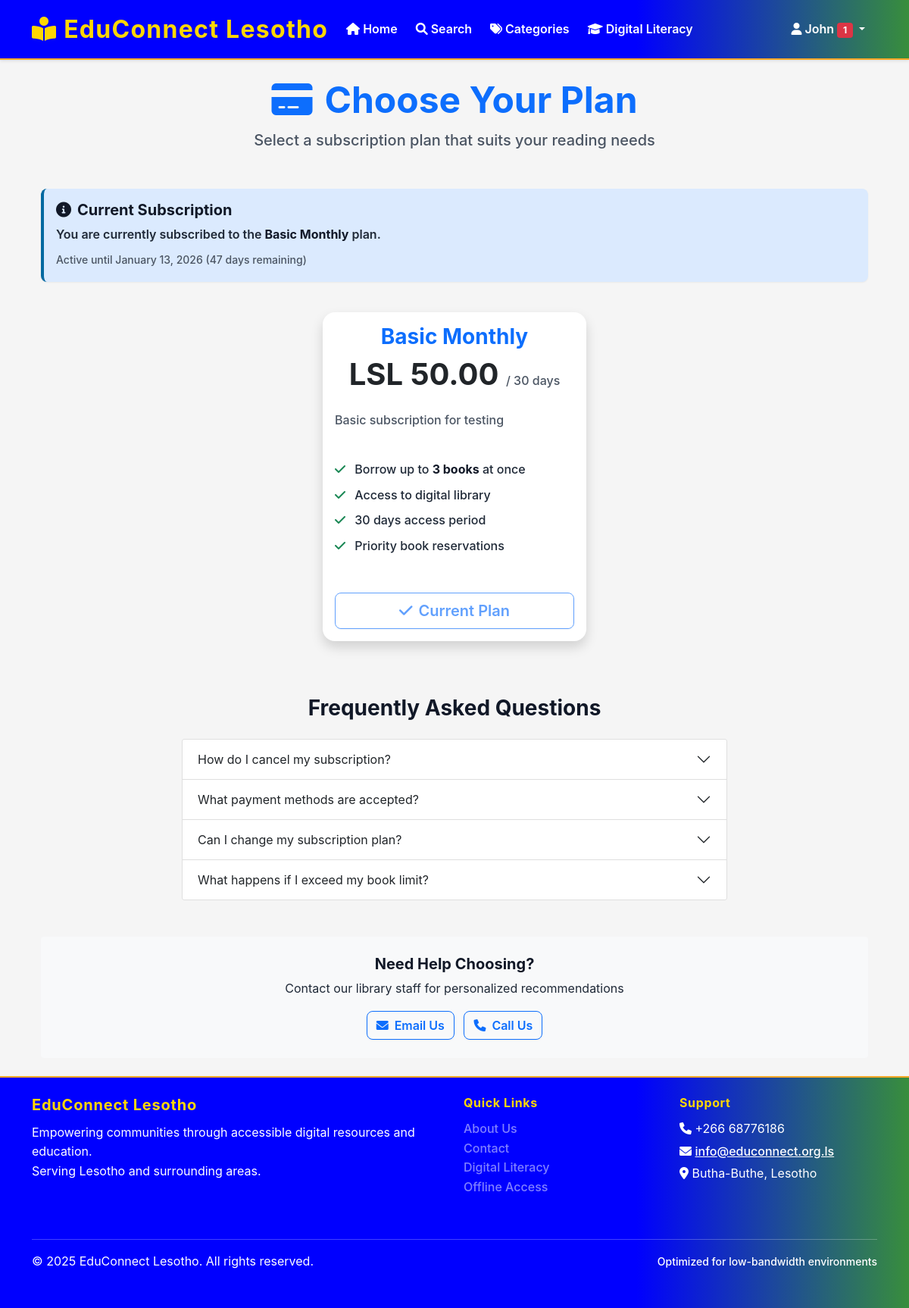
/subscription/plans (signed in), run on the app's committed database.
### app/models/user.py (models this page shows, shortened)
class User(UserMixin, db.Model):
    __tablename__ = 'users'
    id = db.Column(db.Integer, primary_key=True)
    username = db.Column(db.String(100), unique=True, nullable=False, index=True)
    email = db.Column(db.String(255), unique=True, nullable=False, index=True)
    password_hash = db.Column(db.String(255), nullable=False)
    first_name = db.Column(db.String(100), nullable=False)
    last_name = db.Column(db.String(100), nullable=False)
    phone_number = db.Column(db.String(20))
    address = db.Column(db.Text)
    district = db.Column(db.String(50), default='Butha-Buthe', index=True)
    profile_image = db.Column(db.String(500))  # Path to profile image
    role_id = db.Column(db.Integer, db.ForeignKey('user_roles.id'), nullable=False)
    is_active = db.Column(db.Boolean, default=True)
    email_verified = db.Column(db.Boolean, default=False)
    created_at = db.Column(db.DateTime, default=datetime.utcnow)
    updated_at = db.Column(db.DateTime, default=datetime.utcnow, onupdate=datetime.utcnow)
    last_login = db.Column(db.DateTime)
    borrowing_transactions = db.relationship('BorrowingTransaction', foreign_keys='BorrowingTransaction.user_id', backref='user', lazy='dynamic')
    digital_downloads = db.relationship('DigitalDownload', backref='user', lazy='dynamic')
    offline_tokens = db.relationship('OfflineToken', backref='user', lazy='dynamic')
    reading_sessions = db.relationship('ReadingSession', backref='user', lazy='dynamic')
    notifications = db.relationship('Notification', backref='user', lazy='dynamic')
    book_reservations = db.relationship('BookReservation', backref='user', lazy='dynamic')
    book_reviews = db.relationship('BookReview', backref='user', lazy='dynamic')
    literacy_progress = db.relationship('LiteracyProgress', backref='user', lazy='dynamic')
    favorites = db.relationship('Book', secondary='user_favorites', backref='favorited_by', lazy='dynamic')
    def is_admin(self):
        return self.role.role_name == 'admin'
    def is_librarian(self):
        return self.role.role_name in ['admin', 'librarian']
    def get_current_subscription(self):
        from app.models.subscription import UserSubscription
        return UserSubscription.query.filter_by(
            user_id=self.id,
            is_active=True
        ).filter(
            UserSubscription.end_date > datetime.utcnow()
        ).first()

### app/models/subscription.py (models this page shows, shortened)
class SubscriptionPlan(db.Model):
    __tablename__ = 'subscription_plans'
    id = db.Column(db.Integer, primary_key=True)
    name = db.Column(db.String(100), nullable=False, unique=True)
    description = db.Column(db.Text)
    price = db.Column(Numeric(10, 2), nullable=False)
    duration_days = db.Column(db.Integer, nullable=False)  # Duration in days
    max_books = db.Column(db.Integer, nullable=False, default=1)  # Max books that can be borrowed at once
    is_active = db.Column(db.Boolean, default=True)
    created_at = db.Column(db.DateTime, default=datetime.utcnow)
    subscriptions = db.relationship('UserSubscription', backref='plan', lazy=True)

class UserSubscription(db.Model):
    __tablename__ = 'user_subscriptions'
    id = db.Column(db.Integer, primary_key=True)
    user_id = db.Column(db.Integer, db.ForeignKey('users.id'), nullable=False)
    plan_id = db.Column(db.Integer, db.ForeignKey('subscription_plans.id'), nullable=False)
    start_date = db.Column(db.DateTime, nullable=False, default=datetime.utcnow)
    end_date = db.Column(db.DateTime, nullable=False)
    is_active = db.Column(db.Boolean, default=True)
    auto_renew = db.Column(db.Boolean, default=False)
    created_at = db.Column(db.DateTime, default=datetime.utcnow)
    @property
    def is_expired(self):
        return datetime.utcnow() > self.end_date
    @property
    def days_remaining(self):
        if self.is_expired:
            return 0
        return (self.end_date - datetime.utcnow()).days

### app/routes/subscription.py (the view)
@subscription_bp.route('/plans')
@login_required
def plans():
    plans = SubscriptionPlan.query.filter_by(is_active=True).order_by(SubscriptionPlan.price).all()
    current_subscription = current_user.get_current_subscription()
    from app.forms import CSRFOnlyForm
    csrf_forms = [CSRFOnlyForm() for _ in plans]
    return render_template('subscription/plans.html',
                         plans=plans,
                         current_subscription=current_subscription,
                         csrf_forms=csrf_forms)

### app/templates/subscription/plans.html (shortened to what this page needs)
{% extends "base.html" %}
{% block content %}
<div class="container mt-4">
    <div class="row">
        <div class="col-12">
            <div class="text-center mb-5">
                <h1 class="display-5 fw-bold text-primary">
                    <i class="fas fa-credit-card me-3"></i>Choose Your Plan
                </h1>
                <p class="lead text-muted">
                    Select a subscription plan that suits your reading needs
                </p>
            </div>
        </div>
    </div>
    {% if current_subscription %}
    <div class="row mb-4">
        <div class="col-12">
            <div class="alert alert-info">
                <h5><i class="fas fa-info-circle me-2"></i>Current Subscription</h5>
                <p class="mb-2">
                    You are currently subscribed to the <strong>{{ current_subscription.plan.name }}</strong> plan.
                </p>
                <p class="mb-0">
                    <small class="text-muted">
                        Active until {{ current_subscription.end_date.strftime('%B %d, %Y') }}
                        ({{ current_subscription.days_remaining }} days remaining)
                    </small>
                </p>
            </div>
        </div>
    </div>
    {% endif %}
    <div class="row justify-content-center">
        {% for plan in plans %}
        <div class="col-lg-4 col-md-6 mb-4">
            <div class="card h-100 {% if current_subscription and current_subscription.plan_id == plan.id %}border-primary{% else %}border-light{% endif %} shadow">
                <div class="card-body d-flex flex-column">
                    <div class="text-center mb-4">
                        <h3 class="card-title text-primary">{{ plan.name }}</h3>
                        <div class="display-6 fw-bold text-dark">
                            LSL {{ "%.2f"|format(plan.price) }}
                            <small class="text-muted fs-6">
                                / {{ plan.duration_days }} days
                            </small>
                        </div>
                    </div>
                    <div class="mb-4">
                        <p class="text-muted">{{ plan.description or 'Access to library resources' }}</p>
                    </div>
                    <ul class="list-unstyled mb-4 flex-grow-1">
                        <li class="mb-2">
                            <i class="fas fa-check text-success me-2"></i>
                            Borrow up to <strong>{{ plan.max_books }} books</strong> at once
                        </li>
                        <li class="mb-2">
                            <i class="fas fa-check text-success me-2"></i>
                            Access to digital library
                        </li>
                        <li class="mb-2">
                            <i class="fas fa-check text-success me-2"></i>
                            {{ plan.duration_days }} days access period
                        </li>
                        {% if plan.max_books >= 3 %}
                        <li class="mb-2">
                            <i class="fas fa-check text-success me-2"></i>
                            Priority book reservations
                        </li>
                        {% endif %}
                    </ul>
                    <div class="text-center">
                        {% if current_subscription and current_subscription.plan_id == plan.id %}
                        <button class="btn btn-outline-primary btn-lg w-100" disabled>
                            <i class="fas fa-check me-2"></i>Current Plan
                        </button>
                        {% elif current_subscription %}
                        <button class="btn btn-outline-secondary btn-lg w-100" disabled>
                            <i class="fas fa-info-circle me-2"></i>Already Subscribed
                        </button>
                        {% endif %}
                    </div>
                </div>
            </div>
        </div>
        {% endfor %}
    </div>
    <div class="row mt-5">
        <div class="col-12">
            <h3 class="text-center mb-4">Frequently Asked Questions</h3>
        </div>
    </div>
    <div class="row">
        <div class="col-lg-8 mx-auto">
            <div class="accordion" id="faqAccordion">
                <div class="accordion-item">
                    <h2 class="accordion-header" id="faq1">
                        <button class="accordion-button collapsed" type="button" data-bs-toggle="collapse" data-bs-target="#faqCollapse1">
                            How do I cancel my subscription?
                        </button>
                    </h2>
                </div>
                <div class="accordion-item">
                    <h2 class="accordion-header" id="faq2">
                        <button class="accordion-button collapsed" type="button" data-bs-toggle="collapse" data-bs-target="#faqCollapse2">
                            What payment methods are accepted?
                        </button>
                    </h2>
                </div>
                <div class="accordion-item">
                    <h2 class="accordion-header" id="faq3">
                        <button class="accordion-button collapsed" type="button" data-bs-toggle="collapse" data-bs-target="#faqCollapse3">
                            Can I change my subscription plan?
                        </button>
                    </h2>
                </div>
                <div class="accordion-item">
                    <h2 class="accordion-header" id="faq4">
                        <button class="accordion-button collapsed" type="button" data-bs-toggle="collapse" data-bs-target="#faqCollapse4">
                            What happens if I exceed my book limit?
                        </button>
                    </h2>
                </div>
            </div>
        </div>
    </div>
    <div class="row mt-5">
        <div class="col-12 text-center">
            <div class="bg-light p-4 rounded">
                <h5>Need Help Choosing?</h5>
                <p class="mb-3">Contact our library staff for personalized recommendations</p>
                <a href="mailto:help@library.co.ls" class="btn btn-outline-primary me-2">
                    <i class="fas fa-envelope me-2"></i>Email Us
                </a>
                <a href="tel:+26628123456" class="btn btn-outline-primary">
                    <i class="fas fa-phone me-2"></i>Call Us
                </a>
            </div>
        </div>
    </div>
</div>
{% endblock %}

### app/templates/base.html (shortened to what this page needs)
<!DOCTYPE html>
<html lang="en">
<head>
    <link href="https://cdn.jsdelivr.net/npm/bootstrap@5.1.3/dist/css/bootstrap.min.css" rel="stylesheet">
    <link href="https://cdnjs.cloudflare.com/ajax/libs/font-awesome/6.0.0/css/all.min.css" rel="stylesheet">
    <link href="{{ url_for('static', filename='css/style.css') }}" rel="stylesheet">
</head>
<body>
    <nav class="navbar navbar-expand-lg navbar-light bg-white shadow-sm">
        <div class="container">
            <a class="navbar-brand" href="{{ url_for('main.index') }}" style="color: #FFD700 !important; font-weight: bold; font-size: 2rem;">
                <i class="fas fa-book-reader"></i>
                EduConnect Lesotho
            </a>
            <div class="collapse navbar-collapse justify-content-center" id="navbarNav">
                <ul class="navbar-nav">
                    {% if current_user.is_authenticated %}
                        <li class="nav-item">
                            <a class="nav-link" href="{{ url_for('main.index') }}">
                                <i class="fas fa-home"></i> Home
                            </a>
                        </li>
                        <li class="nav-item">
                            <a class="nav-link" href="{{ url_for('main.search') }}">
                                <i class="fas fa-search"></i> Search
                            </a>
                        </li>
                        <li class="nav-item">
                            <a class="nav-link" href="{{ url_for('main.categories') }}">
                                <i class="fas fa-tags"></i> Categories
                            </a>
                        </li>
                        <li class="nav-item">
                            <a class="nav-link" href="{{ url_for('main.digital_literacy') }}">
                                <i class="fas fa-graduation-cap"></i> Digital Literacy
                            </a>
                        </li>
                    {% endif %}
                </ul>
                <ul class="navbar-nav ms-auto">
                    {% if current_user.is_authenticated %}
                        <li class="nav-item dropdown">
                            <a class="nav-link dropdown-toggle" href="#" id="userDropdown" role="button" data-bs-toggle="dropdown">
                                <i class="fas fa-user"></i>
                                {{ current_user.first_name }}
                                {% if unread_notifications > 0 %}
                                    <span class="badge bg-danger">{{ unread_notifications }}</span>
                                {% endif %}
                            </a>
                        </li>
                    {% endif %}
                </ul>
            </div>
        </div>
    </nav>
    <main class="container my-4">
        {% block content %}{% endblock %}
    </main>
    <footer class="footer py-4">
        <div class="container">
            <div class="row">
                <div class="col-md-6">
                    <h5>EduConnect Lesotho</h5>
                    <p class="mb-0">Empowering communities through accessible digital resources and education.</p>
                    <p class="mb-0">Serving Lesotho and surrounding areas.</p>
                </div>
                <div class="col-md-3">
                    <h6>Quick Links</h6>
                    <ul class="list-unstyled">
                        <li><a href="{{ url_for('main.about') }}" class="text-white-50">About Us</a></li>
                        <li><a href="{{ url_for('main.contact') }}" class="text-white-50">Contact</a></li>
                        <li><a href="{{ url_for('main.digital_literacy') }}" class="text-white-50">Digital Literacy</a></li>
                        <li><a href="{{ url_for('main.offline_access') }}" class="text-white-50">Offline Access</a></li>
                    </ul>
                </div>
                <div class="col-md-3">
                    <h6>Support</h6>
                    <p class="mb-1"><i class="fas fa-phone"></i> +266 68776186</p>
                    <p class="mb-1"><i class="fas fa-envelope"></i> <a href="mailto:info@educonnect-lesotho.ls" style="color: #fff; text-decoration: underline;">info@educonnect.org.ls</a></p>
                    <p class="mb-0"><i class="fas fa-map-marker-alt"></i> Butha-Buthe, Lesotho</p>
                </div>
            </div>
            <hr class="my-3">
            <div class="row align-items-center">
                <div class="col-md-6">
                    <p class="mb-0">&copy; 2025 EduConnect Lesotho. All rights reserved.</p>
                </div>
                <div class="col-md-6 text-end">
                    <small>Optimized for low-bandwidth environments</small>
                </div>
            </div>
        </div>
    </footer>
</body>
</html>

### data on the page
User: first_name "John"
SubscriptionPlan: plan.name "Basic Monthly", name "Basic Monthly", price "50.00", duration_days "30", description "Basic subscription for testing", max_books "3", shows "Priority book reservations", shows "Current Plan"
UserSubscription: end_date "January 13, 2026", days_remaining "47"

### other printed values
{{ unread_notifications }} "1"
